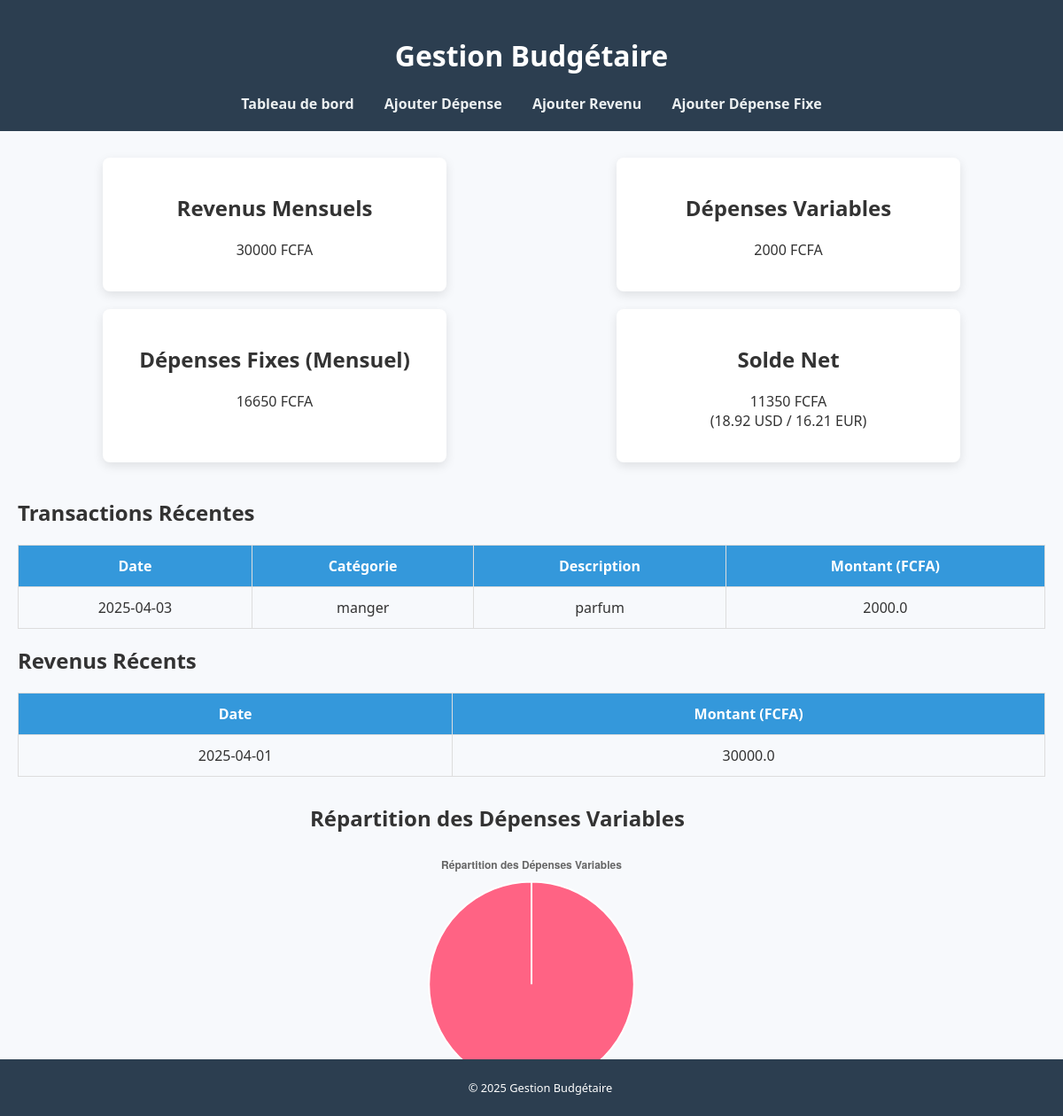
The page / on the database its author committed.
### tables this page shows
CREATE TABLE transactions (
                id INTEGER PRIMARY KEY AUTOINCREMENT,
                type TEXT NOT NULL,  -- 'dépense'
                category TEXT NOT NULL,
                description TEXT,
                amount REAL NOT NULL,
                date TEXT NOT NULL
            );

CREATE TABLE incomes (
                id INTEGER PRIMARY KEY AUTOINCREMENT,
                amount REAL NOT NULL,
                date TEXT NOT NULL  -- date de perception (par exemple, le 1er de chaque mois)
            );

### app.py (the view)
@app.route("/")
def index():
    conn = get_db_connection()
    transactions = conn.execute("SELECT * FROM transactions ORDER BY date DESC").fetchall()
    incomes = conn.execute("SELECT * FROM incomes ORDER BY date DESC").fetchall()
    fixed_expenses = conn.execute("SELECT * FROM fixed_expenses ORDER BY date DESC").fetchall()
    conn.close()
    total_expenses = sum(t['amount'] for t in transactions)
    total_income = sum(i['amount'] for i in incomes)
    total_fixed = sum(f['amount'] for f in fixed_expenses) * DAYS_IN_MONTH
    solde = total_income - total_expenses - total_fixed
    conversion_rates = {"USD": 600, "EUR": 700}
    solde_usd = solde / conversion_rates["USD"] if solde else 0
    solde_eur = solde / conversion_rates["EUR"] if solde else 0
    def fmt(n):
        return f"{n:.0f}" if n == round(n) else f"{n:.2f}"
    return render_template("index.html",
                           transactions=transactions,
                           incomes=incomes,
                           fixed_expenses=fixed_expenses,
                           total_income=fmt(total_income),
                           total_expenses=fmt(total_expenses),
                           total_fixed=fmt(total_fixed),
                           solde=fmt(solde),
                           solde_usd=fmt(solde_usd),
                           solde_eur=fmt(solde_eur),
                           conversion_rates=conversion_rates)

### app.py (called while the page is built)
def get_db_connection():
    conn = sqlite3.connect(DATABASE)
    conn.row_factory = sqlite3.Row
    return conn

### templates/index.html
{% extends 'base.html' %}
{% block content %}
<section class="dashboard">
  <div class="card">
    <h2>Revenus Mensuels</h2>
    <p>{{ total_income }} FCFA</p>
  </div>
  <div class="card">
    <h2>Dépenses Variables</h2>
    <p>{{ total_expenses }} FCFA</p>
  </div>
  <div class="card">
    <h2>Dépenses Fixes (Mensuel)</h2>
    <p>{{ total_fixed }} FCFA</p>
  </div>
  <div class="card">
    <h2>Solde Net</h2>
    <p>{{ solde }} FCFA<br>
       ({{ solde_usd }} USD / {{ solde_eur }} EUR)</p>
  </div>
</section>
<section class="transactions">
  <h2>Transactions Récentes</h2>
  <table>
    <thead>
      <tr>
        <th>Date</th>
        <th>Catégorie</th>
        <th>Description</th>
        <th>Montant (FCFA)</th>
      </tr>
    </thead>
    <tbody>
      {% for t in transactions %}
      <tr>
        <td>{{ t.date }}</td>
        <td>{{ t.category }}</td>
        <td>{{ t.description }}</td>
        <td>{{ t.amount|round(0, 'floor') }}</td>
      </tr>
      {% endfor %}
    </tbody>
  </table>
</section>
<section class="transactions">
  <h2>Revenus Récents</h2>
  <table>
    <thead>
      <tr>
        <th>Date</th>
        <th>Montant (FCFA)</th>
      </tr>
    </thead>
    <tbody>
      {% for i in incomes %}
      <tr>
        <td>{{ i.date }}</td>
        <td>{{ i.amount|round(0, 'floor') }}</td>
      </tr>
      {% endfor %}
    </tbody>
  </table>
</section>
<section class="chart-section">
  <h2>Répartition des Dépenses Variables</h2>
  <canvas id="expensesChart"></canvas>
</section>
<script>
  // Agrégation par catégorie pour le graphique des dépenses variables
  const transactions = [
    {% for t in transactions %}
    { category: "{{ t.category }}", amount: {{ t.amount }} },
    {% endfor %}
  ];
  let categoryTotals = {};
  transactions.forEach(t => {
      categoryTotals[t.category] = (categoryTotals[t.category] || 0) + t.amount;
  });
  const labels = Object.keys(categoryTotals);
  const data = Object.values(categoryTotals);
  const ctx = document.getElementById('expensesChart').getContext('2d');
  const expensesChart = new Chart(ctx, {
      type: 'pie',
      data: {
          labels: labels,
          datasets: [{
              data: data,
              backgroundColor: ['#FF6384', '#36A2EB', '#FFCE56', '#4BC0C0', '#9966FF', '#f39c12']
          }]
      },
      options: {
          responsive: true,
          maintainAspectRatio: false,
          plugins: {
              legend: { position: 'bottom' },
              title: { display: true, text: 'Répartition des Dépenses Variables' }
          }
      }
  });
</script>
{% endblock %}

### templates/base.html (shortened to what this page needs)
<!DOCTYPE html>
<html lang="fr">
<head>
  <link rel="stylesheet" href="{{ url_for('static', filename='style.css') }}">
</head>
<body>
  <header>
    <h1>Gestion Budgétaire</h1>
    <nav>
      <a href="{{ url_for('index') }}">Tableau de bord</a>
      <a href="{{ url_for('add_expense') }}">Ajouter Dépense</a>
      <a href="{{ url_for('add_income') }}">Ajouter Revenu</a>
      <a href="{{ url_for('add_fixed_expense') }}">Ajouter Dépense Fixe</a>
    </nav>
  </header>
  <div class="content">
    {% block content %}{% endblock %}
  </div>
  <footer>
    <p>&copy; 2025 Gestion Budgétaire</p>
  </footer>
</body>
</html>

### static/style.css (style rules this page uses)
body { font-family: 'Segoe UI', Tahoma, Geneva, Verdana, sans-serif; margin: 0; background: #f7f9fc; color: #333; }
header { background: #2c3e50; padding: 20px; color: white; text-align: center; }
nav a { color: #ecf0f1; margin: 0 15px; text-decoration: none; font-weight: bold; }
.content { padding: 20px; max-width: 1200px; margin: auto; }
.dashboard { display: flex; flex-wrap: wrap; justify-content: space-around; margin-bottom: 30px; animation: fadeIn 1.5s; }
.card { background: white; padding: 20px; border-radius: 8px; width: 30%; margin: 10px; box-shadow: 0 4px 12px rgba(0,0,0,0.1); transition: transform 0.3s; text-align: center; }
.transactions table { width: 100%; border-collapse: collapse; margin-top: 20px; animation: slideIn 1s; }
.transactions th, .transactions td { padding: 12px; border: 1px solid #ddd; text-align: center; }
.transactions th { background: #3498db; color: white; }
.chart-section { margin-top: 30px; width: 100%; max-width: 500px; height: 300px; margin-left: auto; margin-right: auto; }
footer { text-align: center; padding: 10px; background: #2c3e50; color: white; position: fixed; bottom: 0; width: 100%; font-size: 0.8em; }

### rows shown on the page
transactions: date "2025-04-03", category "manger", description "parfum", amount "2000.0"
incomes: date "2025-04-01", amount "30000.0"

### other values the page prints
{{ total_income }} "30000"
{{ total_expenses }} "2000"
{{ total_fixed }} "16650"
{{ solde }} "11350"
{{ solde_usd }} "18.92"
{{ solde_eur }} "16.21"
chart data {{ t.category }} manger
